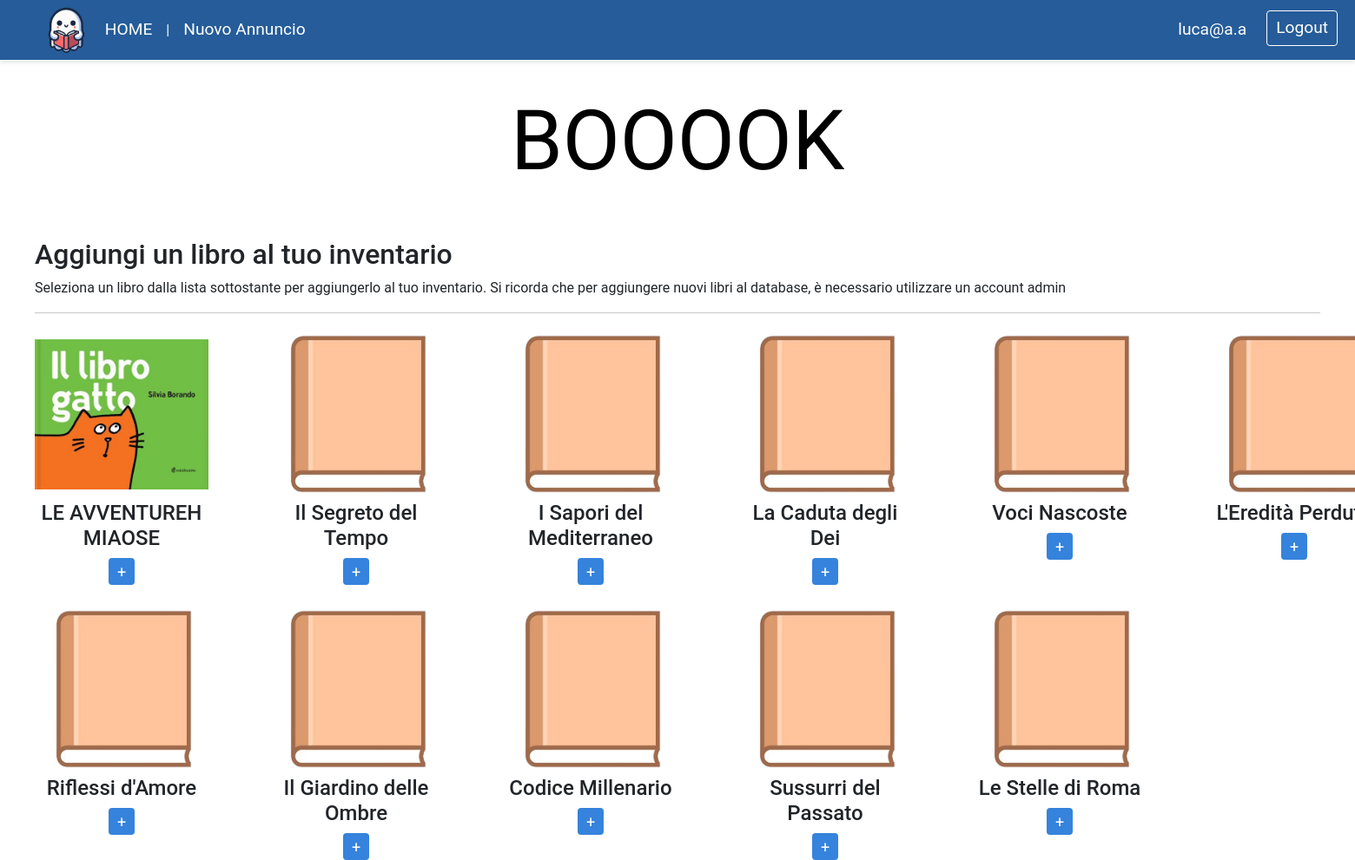
Page /addBook.php (signed in) on the committed database.
### tables this page shows
CREATE TABLE `info_libri` (
  `id_info_libro` int(11) NOT NULL,
  `titolo` varchar(50) NOT NULL,
  `autore` varchar(50) NOT NULL,
  `genere` varchar(50) NOT NULL,
  `descrizione` varchar(1024) NOT NULL,
  `src` varchar(100) NOT NULL DEFAULT 'generic.png',
  `rating` double DEFAULT NULL,
  `casa_editrice` varchar(50) NOT NULL
);

### addBook.php (the view, shortened to what this page needs)
<!doctype html>
<html>
<link href="https://cdn.jsdelivr.net/npm/bootstrap@5.0.2/dist/css/bootstrap.min.css" rel="stylesheet">
<link rel="stylesheet" href="stylesheet/addBook.css">
<link href="stylesheet/nav.css" rel="stylesheet" type="text/css">
</head>
<?php include 'navbar.php' ?>
<?php
$servername = "localhost";
$username = "root";
$pw = "";
$dbname = "booook";
$conn = new mysqli($servername, $username, $pw, $dbname);
$sql = "SELECT * FROM info_libri";
$result=$conn->query($sql);
echo "<p id='title'>BOOOOK</p>";
echo "<h2>Aggiungi un libro al tuo inventario</h2>";
echo "<p>Seleziona un libro dalla lista sottostante per aggiungerlo al tuo inventario. Si ricorda che per aggiungere nuovi libri al database, è necessario utilizzare un account admin</p>";
echo "<hr></hr>";
if($result->num_rows >0)
{
    echo "<div class='wrp2'>";
    while($row= $result->fetch_assoc())
    {
        echo "<div class='info-libro'>";
        echo "<a href='pagina_libro.php?id_libro=".$row["id_info_libro"]."'><img class='book-img' src='images/book_covers/" . $row['src'] . "' ></a>";
        echo "<h4>".$row['titolo']."</h4>";
        echo "<form action='addBookCheck.php' method= 'post'>
        <input type ='hidden' name='id_libro' value=".$row["id_info_libro"].">
        <input type='submit' value='+'>
        </form>";
        echo "</div>";
    }
    echo "</div>";
}
else{
    echo "the archive is empty";
}
?>

### stylesheet/addBook.css (style rules this page uses)
#title { margin: auto; text-align: center; color: #000000; font-family: "Rubik Doodle Shadow", system-ui; font-weight: 400; font-style: normal; font-size: 6em; margin-top: 20px; margin-bottom: 40px; }
.wrp2 { text-align: center; display: grid; grid-template-columns: repeat(6, 1fr); gap: 20px; }
.info-libro { padding-right: 50px; }
.book-img { width: 200px; height: 200px; object-fit: contain; }
input[type="submit"] { padding: 2px 10px; background-color: #3583dc; border: none; border-radius: 4px; color: #ffffff; font-size: 18px; cursor: pointer; transition: 0.15s; }

### rows in the picture
info_libri: src (picture), titolo "LE AVVENTUREH MIAOSE"
info_libri: src (picture), titolo "Il Segreto del Tempo"
info_libri: src (picture), titolo "I Sapori del Mediterraneo"
info_libri: src (picture), titolo "La Caduta degli Dei"
info_libri: src (picture), titolo "Voci Nascoste"
info_libri: src (picture), titolo "L'Eredità…"
info_libri: src (picture), titolo "Riflessi d'Amore"
info_libri: src (picture), titolo "Il Giardino delle Ombre"
info_libri: src (picture), titolo "Codice Millenario"
info_libri: src (picture), titolo "Sussurri del Passato"
info_libri: src (picture), titolo "Le Stelle di Roma"

### other values in the picture
$email "luca@a.a"
